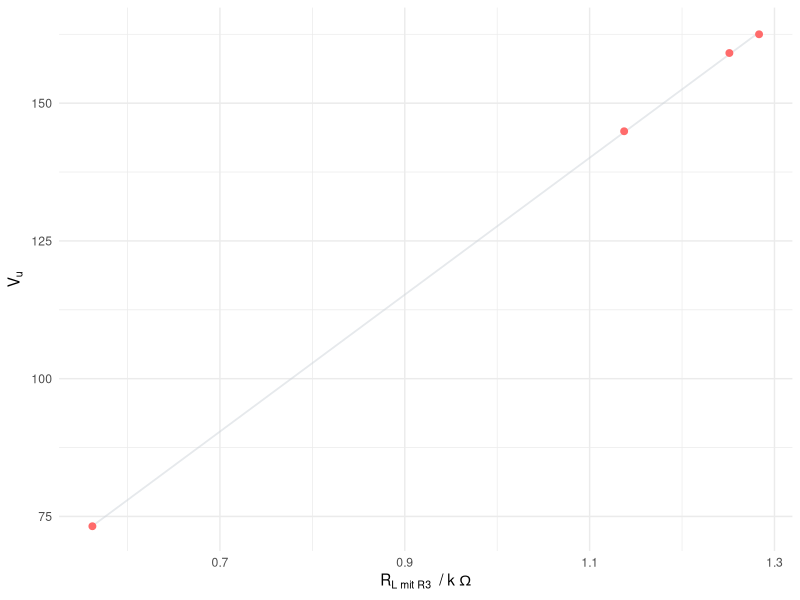

Write R code to recreate this figure.
library(ggplot2)

width <- 10
height <- 0.618 * width

pdfName <- "2_3_1_corrected.pdf"


R3 <- 1.3 # collector resistance
R <- c(100, 33.33, 9.09, 0.99)

R <- (R * R3) / (R+R3)

V <- c(162.5, 159.1, 144.9, 73.22)


sum(V/R)/length(V)

dat <- data.frame(R, V)

attach(dat)
#model <- lm(V~log(R))

#coef(model)

#Rs <- seq(from=0, to=100, length.out = 1000)
#Vs <- predict(model, newdata = data.frame(R=Rs))


#predictdata <- data.frame(Rs, Vs)

pointColor <- "#ff6b6b"
curveColor <- "#ced4da7F"

xlab <- bquote("R"["L mit R3"]~" / k"~Omega)
ylab <- bquote("V"["u"])

p <- ggplot(data = dat, aes(x = R, y=V)) +
    theme_minimal() +
    xlab(xlab)+
    ylab(ylab)+
    geom_smooth(method = "lm", se=FALSE, color=curveColor, size=0.618) +
    geom_point(color=pointColor, size=2)

pdf(pdfName, width, height)
p
